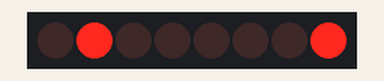
Bench run of a sketch on a simulated Arduino Uno, built with avr-gcc and run on an emulated ATmega328P. Parts: 8 shift-register outputs drawn as a row of LEDs (first output left, lit = HIGH). Wiring (inferred from the names in the program): shift register (74HC595): data pin 8; shift clock pin 12; latch pin 11. Wiring (inferred from the signals the program sends): row of LEDs: on Q0, Q1, Q2, Q3, Q4, Q5, Q6, Q7.

Above: at 0.05 s.
At 0.32 s:
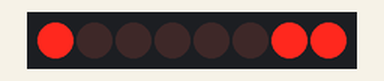
At 0.77 s:
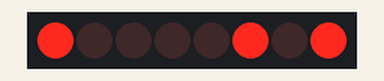
At 1.47 s:
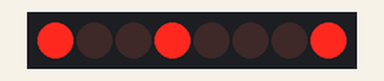
At 2.13 s:
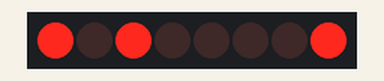
At 2.93 s:
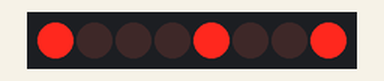
Timing chart, 0 to 3.2 s (numbered marks = the images above):
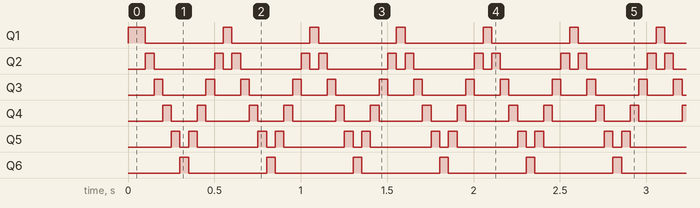

The sketch:

shiftRegister_4x4.ino
```cpp
// == CONSTANTS ==
// pin connected to ST_CP of 74HC595
const byte PIN_LATCH = 11;
// pin connected to SH_CP of 74HC595
const byte PIN_CLOCK = 12;
// pin connected to DS of 74HC595
const byte PIN_DATA = 8;

// -- DELAY RANGE --
const int MIN_DELAY = 50;
const int MAX_DELAY = 500;

// == GLOBAL DATA ==
byte val = B1;
byte dir_forward = 1;

void setup()
{
  //set pins to output so you can control the shift register
  pinMode(PIN_LATCH, OUTPUT);
  pinMode(PIN_CLOCK, OUTPUT);
  pinMode(PIN_DATA, OUTPUT);

  // the LEDs don't change while you're sending in bits
  digitalWrite(PIN_LATCH, LOW);
  // shift out the bits
  shiftOut(PIN_DATA, PIN_CLOCK, MSBFIRST, 0);
  //take the latch pin high so the LEDs will light up
  digitalWrite(PIN_LATCH, HIGH);
}

void loop()
{
    // -- read the value from the potentiometer and convert it to delay time --

    //int pot_val = analogRead(A5);
    //int delay_time = map(pot_val, 0, 1023, MIN_DELAY, MAX_DELAY);
    int delay_time = 50;

    // take the PIN_LATCH low so LEDs don't change while you're sending in bits
    digitalWrite(PIN_LATCH, LOW);
    //digitalWrite(PIN_CLOCK, LOW);

    // send the bits
    shiftOut(PIN_DATA, PIN_CLOCK, MSBFIRST, B10000001 + val); //val

    // -- set next LED on --
    if (dir_forward)
    {
      // val = val * 2 OR move 1 bit left
      val <<= 1;

      // 128 is 1000000, reached last LED -> revert the sequence
      // this jumps back and forth and always leaves the edge bits lit
      if(B01000000 == val)
        dir_forward = 0;
    }
    else
    {
      // val = val / 2 OR move 1 bit right
      val >>= 1;

      // back to the first LED -> revert the sequence
      if(B00000010 == val)
        dir_forward = 1;
    }

    // take the latch pin high so the LEDs will light up
    digitalWrite(PIN_LATCH, HIGH);

    // pause before next cycles
    delay(delay_time);
}
```

Measured:
- by itself, Q1, Q6: alternates HIGH for 0.05 s and LOW for 0.45 s
- by itself, Q2: repeats every 0.50 s: LOW 0.35 s, HIGH 0.05 s, LOW 0.05 s, HIGH 0.05 s
- by itself, Q3: repeats every 0.50 s: LOW 0.25 s, HIGH 0.05 s, LOW 0.15 s, HIGH 0.05 s
- by itself, Q4: repeats every 0.50 s: LOW 0.15 s, HIGH 0.05 s, LOW 0.25 s, HIGH 0.05 s
- by itself, Q5: repeats every 0.50 s: LOW 0.05 s, HIGH 0.05 s, LOW 0.35 s, HIGH 0.05 s
